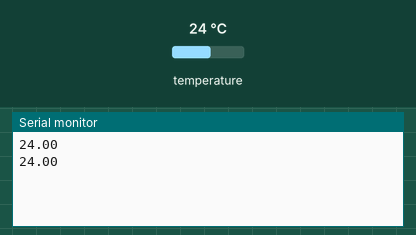
Recording of a sketch running on a simulated Arduino Uno, built with avr-gcc and run on an emulated ATmega328P. Parts: the last lines printed to the serial monitor. The test bench sets the inputs (shaded band); at power-on: temperature 24 °C.

Above: at 8.3 s.
8.4 s: temperature set to 12 °C
At 12.7 s:
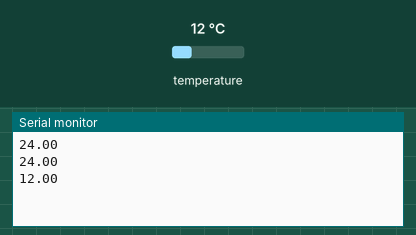
14.0 s: temperature set to 19 °C
At 15.5 s:
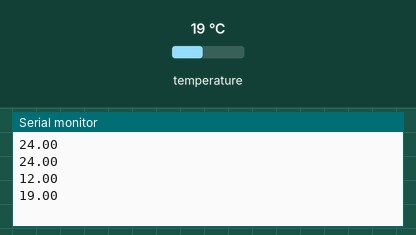
Timing chart, 0 to 17.0 s (numbered marks = the images above; inputs shaded):
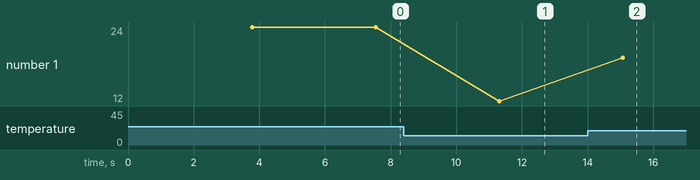

The sketch:

Single_Dallas.ino
```cpp
#include <OneWire.h>
#include <DallasTemperature.h>

#define ONE_WIRE_BUS 3

OneWire oneWire(ONE_WIRE_BUS);

DallasTemperature sensors(&oneWire);
int resT = 12;
//////////////////////////////////////////////////////////////////////////
// Change This to the address specific to your sensor
DeviceAddress dallas01={0x28, 0x4B, 0x4A, 0x74, 0x06, 0x00, 0x00, 0xB0};
//////////////////////////////////////////////////////////////////////////

unsigned long time;


void setup() {
  Serial.begin(9600);
  sensors.begin();
  sensors.setResolution(dallas01, resT);
}

void loop() {
  sensors.requestTemperatures();
  delay(3000);
  printTemperature(dallas01); Serial.println("\t");
}

void printTemperature(DeviceAddress deviceAddress) {
  float tempC = sensors.getTempC(deviceAddress);
  Serial.print(tempC,2);
}
```

Measured:
- after the input at 8.4 s, the serial monitor: prints a new line after 2.9 s (image 1)
- after the input at 14.0 s, the serial monitor: prints a new line after 1.1 s (image 2)
- plotted number 1: 24 → 12 after the input at 8.4 s, 12 → 19 after the input at 14.0 s
